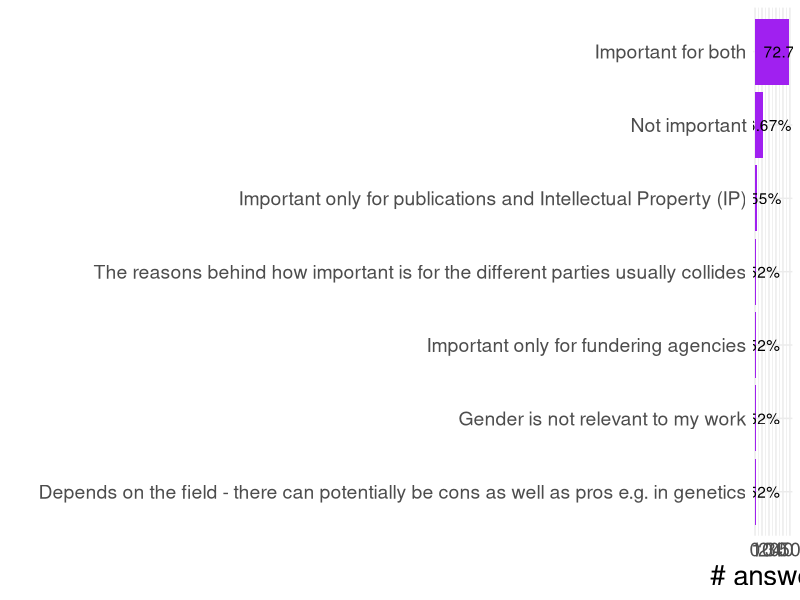
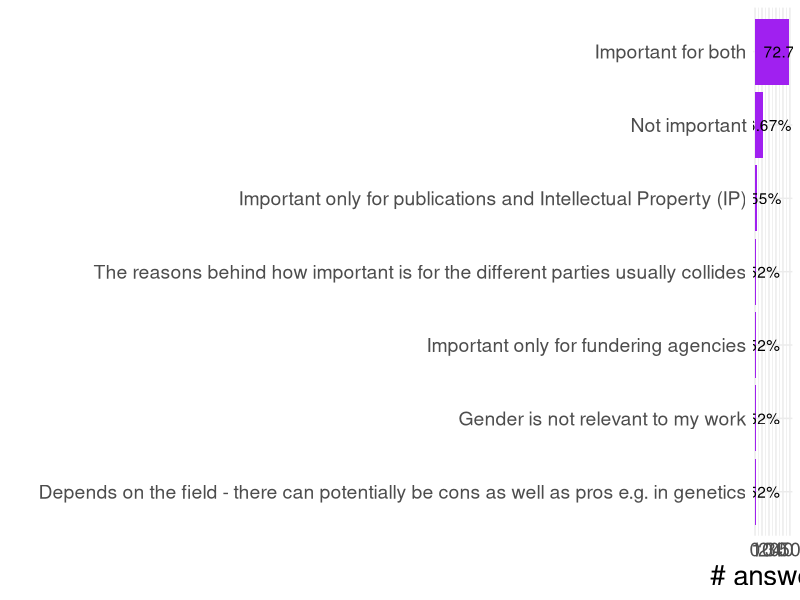

The R script that drew these images, in order:
library(data.table)
library(ggplot2)
library(dplyr)

# Load data
d = fread("../qualitative_analysis/ELIXIR_BioHackathon_35FAIRX_Responses-Form_responses1.tsv")

fs7_plot = d[,19]

colnames(fs7_plot) = "Answers"
fs7_plot$n = 1

library(stringr)
fs7_plot$answers_pretty = str_split_fixed(fs7_plot$Answers, ',',2)[,1]
fs7_plot[fs7_plot$answers_pretty=="N/A", "answers_pretty"] ="Not important"

fs7_plot_sum = fs7_plot%>% group_by(answers_pretty) %>%
  summarise(count = sum(n))

fs7_plot_sum = arrange(fs7_plot_sum, count)
fs7_plot_sum$answers_pretty = factor(fs7_plot_sum$answers_pretty, levels = fs7_plot_sum$answers_pretty)
fs7_plot_sum$percent = fs7_plot_sum$count / sum(fs7_plot_sum$count) * 100

fs7 = ggplot(fs7_plot_sum, aes(y = answers_pretty, x = count))+
  geom_bar(stat = "identity",fill = "purple")+
  geom_text(aes( label = paste0(round(percent,2),"%"),
                 x= count+3 ))+
  ylab("")+
  xlab("# answers")+
  theme_minimal()+
  theme(axis.text = element_text(size = 14),
        axis.title = element_text(size = 20))

fs7
png("../figures/figureS7.png", width = 2000, height = 500, res = 120)
fs7
dev.off()
